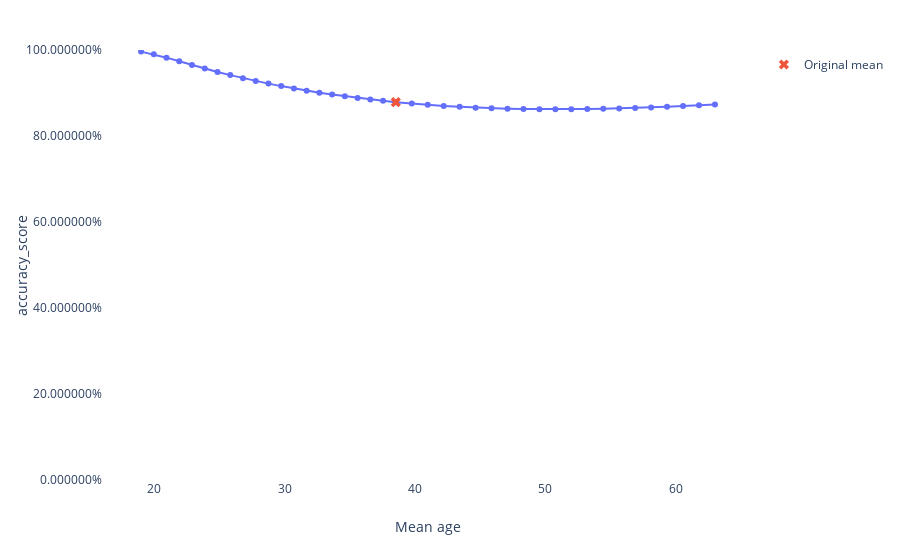

This figure's notebook cell:
### Markdown cell above
With `ethik` we can see how performant the model is with respect to a variable, for example `age`.

### Code cell
explainer.plot_performance(
    X_test=X_test['age'],
    y_test=y_test,
    y_pred=y_pred > 0.5,
    metric=metrics.accuracy_score,
    inline=True
)

### Figure 1 — Plotly figure (JSON) as saved in the notebook; plotly's stock layout.template omitted (floating-point values rounded to 4 significant figures)
{"data": [{"hoverinfo": "x+y", "mode": "lines+markers", "showlegend": false, "type": "scatter", "x": [19, 19.98, 20.95, 21.93, 22.91, 23.88, 24.86, 25.84, 26.81, 27.79, 28.77, 29.74, 30.72, 31.7, 32.67, 33.65, 34.63, 35.6, 36.58, 37.56, 38.53, 39.76, 40.98, 42.2, 43.43, 44.65, 45.87, 47.1, 48.32, 49.54, 50.77, 51.99, 53.21, 54.44, 55.66, 56.88, 58.11, 59.33, 60.55, 61.78, 63], "y": [0.9963, 0.9901, 0.9822, 0.9737, 0.9651, 0.9569, 0.949, 0.9416, 0.9346, 0.928, 0.9218, 0.916, 0.9106, 0.9055, 0.9008, 0.8964, 0.8923, 0.8885, 0.885, 0.8817, 0.8788, 0.8754, 0.8725, 0.87, 0.8678, 0.866, 0.8645, 0.8634, 0.8626, 0.8622, 0.862, 0.8621, 0.8625, 0.8632, 0.8641, 0.8652, 0.8665, 0.868, 0.8697, 0.8715, 0.8734]}, {"hoverinfo": "skip", "marker": {"size": 9, "symbol": "x"}, "mode": "markers", "name": "Original mean", "type": "scatter", "x": [38.53], "y": [0.8788]}], "layout": {"margin": {"r": 50, "t": 50}, "plot_bgcolor": "white", "xaxis": {"title": {"text": "Mean age"}, "zeroline": false}, "yaxis": {"range": [0, 1], "showline": true, "tickformat": "%", "title": {"text": "accuracy_score"}}}}
